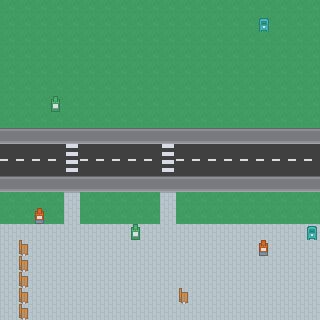

Tiled map render using the project's own tile images. Description and the whole map definition, tile-layer contents included, below:
An orthogonal 20x20 tile map with 16x16 px tiles, 2 tile layers (terrain, objects) and 1 object.

<map version="1.0" orientation="orthogonal" renderorder="right-down" width="20" height="20" tilewidth="16" tileheight="16" nextobjectid="48">
 <tileset firstgid="1" name="roguelikeCity" tilewidth="16" tileheight="16" spacing="1" tilecount="1036" columns="37">
  <image source="tileset.png" width="628" height="475" />
  <terraintypes>
   <terrain name="Grass" tile="963" />
   <terrain name="Pavement" tile="14" />
   <terrain name="Water" tile="212" />
  </terraintypes>
  <tile id="8" terrain=",,,1" />
  <tile id="9" terrain=",,1," />
  <tile id="12" terrain="1,1,1," />
  <tile id="13" terrain="1,1,,1" />
  <tile id="45" terrain=",1,," />
  <tile id="46" terrain="1,,," />
  <tile id="49" terrain="1,,1,1" />
  <tile id="50" terrain=",1,1,1" />
  <tile id="174" terrain=",,,2" />
  <tile id="175" terrain=",,2,2" />
  <tile id="176" terrain=",,2," />
  <tile id="177" terrain="2,2,2," />
  <tile id="178" terrain="2,2,,2" />
  <tile id="211" terrain=",2,,2" />
  <tile id="213" terrain="2,,2," />
  <tile id="214" terrain="2,,2,2" />
  <tile id="215" terrain=",2,2,2" />
  <tile id="248" terrain=",2,," />
  <tile id="249" terrain="2,2,," />
  <tile id="250" terrain="2,,," />
  <tile id="925" terrain=",,,0" />
  <tile id="926" terrain=",,0,0" />
  <tile id="927" terrain=",,0," />
  <tile id="928" terrain="0,0,0," />
  <tile id="929" terrain="0,0,,0" />
  <tile id="962" terrain=",0,,0" />
  <tile id="963" terrain="0,0,0,0" />
  <tile id="964" terrain="0,,0," />
  <tile id="965" terrain="0,,0,0" />
  <tile id="966" terrain=",0,0,0" />
  <tile id="999" terrain=",0,," />
  <tile id="1000" terrain="0,0,," />
  <tile id="1001" terrain="0,,," />
 </tileset>
 <layer name="terrain" width="20" height="20">
  <data encoding="csv">
964,964,964,964,964,964,964,964,964,964,964,964,964,964,964,964,964,964,964,964,
964,964,964,964,964,964,964,964,964,964,964,964,964,964,964,964,964,964,964,964,
964,964,964,964,964,964,964,964,964,964,964,964,964,964,964,964,964,964,964,964,
964,964,964,964,964,964,964,964,964,964,964,964,964,964,964,964,964,964,964,964,
964,964,964,964,964,964,964,964,964,964,964,964,964,964,964,964,964,964,964,964,
964,964,964,964,964,964,964,964,964,964,964,964,964,964,964,964,964,964,964,964,
964,964,964,964,964,964,964,964,964,964,964,964,964,964,964,964,964,964,964,964,
964,964,964,964,964,964,964,964,964,964,964,964,964,964,964,964,964,964,964,964,
85,85,85,85,85,85,85,85,85,85,85,85,85,85,85,85,85,85,85,85,
714,714,714,714,825,714,714,714,714,714,825,714,714,714,714,714,714,714,714,714,
751,751,751,751,825,751,751,751,751,751,825,751,751,751,751,751,751,751,751,751,
85,85,85,85,85,85,85,85,85,85,85,85,85,85,85,85,85,85,85,85,
964,964,964,964,711,964,964,964,964,964,711,964,964,964,964,964,964,964,964,964,
964,964,964,964,748,964,964,964,964,964,748,964,964,964,964,964,964,964,964,964,
748,748,748,748,748,748,748,748,748,748,748,748,748,748,748,748,748,748,748,748,
748,748,748,748,748,748,748,748,748,748,748,748,748,748,748,748,748,748,748,748,
748,748,748,748,748,748,748,748,748,748,748,748,748,748,748,748,748,748,748,748,
748,748,748,748,748,748,748,748,748,748,748,748,748,748,748,748,748,748,748,748,
748,748,748,748,748,748,748,748,748,748,748,748,748,748,748,748,748,748,748,748,
748,748,748,748,748,748,748,748,748,748,748,748,748,748,748,748,748,748,748,748
</data>
 </layer>
 <layer name="objects" width="20" height="20">
  <data encoding="csv">
0,0,0,0,0,0,0,0,0,0,0,0,0,0,0,0,0,0,0,0,
0,0,0,0,0,0,0,0,0,0,0,0,0,0,0,0,605,0,0,0,
0,0,0,0,0,0,0,0,0,0,0,0,0,0,0,0,0,0,0,0,
0,0,0,0,0,0,0,0,0,0,0,0,0,0,0,0,0,0,0,0,
0,0,0,0,0,0,0,0,0,0,0,0,0,0,0,0,0,0,0,0,
0,0,0,0,0,0,0,0,0,0,0,0,0,0,0,0,0,0,0,0,
0,0,0,289,0,0,0,0,0,0,0,0,0,0,0,0,0,0,0,0,
0,0,0,0,0,0,0,0,0,0,0,0,0,0,0,0,0,0,0,0,
0,0,0,0,0,0,0,0,0,0,0,0,0,0,0,0,0,0,0,0,
0,0,0,0,0,0,0,0,0,0,0,0,0,0,0,0,0,0,0,0,
0,0,0,0,0,0,0,0,0,0,0,0,0,0,0,0,0,0,0,0,
0,0,0,0,0,0,0,0,0,0,0,0,0,0,0,0,0,0,0,0,
0,0,0,0,0,0,0,0,0,0,0,0,0,0,0,0,0,0,0,0,
0,0,288,0,0,0,0,0,0,0,0,0,0,0,0,0,0,0,0,0,
0,0,0,0,0,0,0,0,289,0,0,0,0,0,0,0,0,0,0,605,
0,537,0,0,0,0,0,0,0,0,0,0,0,0,0,0,288,0,0,0,
0,537,0,0,0,0,0,0,0,0,0,0,0,0,0,0,0,0,0,0,
0,537,0,0,0,0,0,0,0,0,0,0,0,0,0,0,0,0,0,0,
0,537,0,0,0,0,0,0,0,0,0,537,0,0,0,0,0,0,0,0,
0,537,0,0,0,0,0,0,0,0,0,0,0,0,0,0,0,0,0,0
</data>
 </layer>
 <objectgroup name="buildings">
  <object id="2" x="128" y="32" width="64" height="64">
   <properties>
    <property name="building-height" value="4" />
   </properties>
  </object>
 </objectgroup>
 <objectgroup name="models" />
</map>
